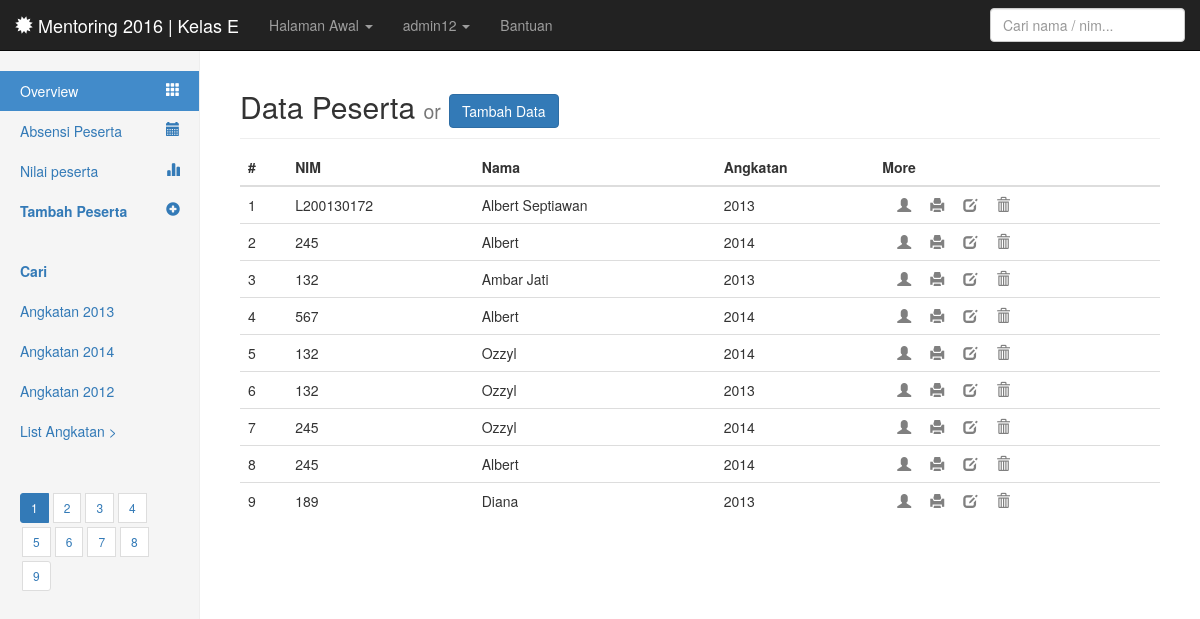
Page /mentoring_apps/front.php?ur=tampil (signed in) on the committed database.
### tables this page shows
CREATE TABLE IF NOT EXISTS `peserta_mentoring` (
  `idPeserta` int(5) NOT NULL,
  `nim` varchar(50) NOT NULL,
  `nama` varchar(50) NOT NULL,
  `kelas` varchar(50) NOT NULL,
  `angkatan` varchar(50) NOT NULL
);

### mentoring_apps/conn/db.php (called while the page is built, shortened)
<?php
class db
{
	function __construct()
	{
		$this->conn=mysql_connect(hostname,username,password) or die("gagal koneksi");
	}
	function BuatQuery($query)
	{
		$this->result=mysql_query($query,$this->conn);
		return $this->result;
	}
	function BuatArray()
	{
		$this->row=mysql_fetch_array($this->result);
		return $this->row;
	}
}
?>

### mentoring_apps/data/tampil.php (the view)
<h2 class="sub-header">Data Peserta <small>or</small> <a href="?ur=tambah" class="btn btn-primary">Tambah Data</a></h2>
<div class="table-responsive">
<table class="table table-hover">
  <thead>
	<tr>
	  <th>#</th>
	  <th>NIM</th>
	  <th>Nama</th>
	  <th>Angkatan</th>
	  <th>More</th>
	</tr>
  </thead>
  <tbody>
	<?php
		$dataPeserta = new db;
		$num=1;
		$dataPeserta->BuatQuery("SELECT * FROM peserta_mentoring");
		while($tampil=$dataPeserta->BuatArray()){
	?>
	<tr>
		  <td><?php echo $num;?></td>
		  <td><?php echo $tampil[nim]; ?></td>
		  <td><?php echo $tampil[nama]; ?></td>
		  <td><?php echo $tampil[angkatan]; ?></td>
		  <td>
			<a href="?ur=detail&detailID=<?php echo $tampil[idPeserta]; ?>" class="more" title="Detail peserta"><span class="glyphicon glyphicon-user"></span></a>
			<a href="#" class="more" title="Cetak Sertifikat"><span class="glyphicon glyphicon-print"></span></a>
			<a href="#" class="more" title="Ubah"><span class="glyphicon glyphicon-edit"></span></a>
			<a href="?ur=hapus&delID=<?php echo $tampil[idPeserta]; ?>" class="more" title="Hapus"><span class="glyphicon glyphicon-trash"></span></a>
		  </td>
		</tr>
	<?php
		$num +=1;
		}
	?>
  </tbody>
</table>
</div>

### mentoring_apps/front.php (shortened to what this page needs)
<?php
	include("conn/db.php");
 ?>
<!DOCTYPE html>
<html lang="en">
<head>
    <link href="../../bs3_dist/css/bootstrap.min.css" rel="stylesheet">
    <link href="dashboard.css" rel="stylesheet">
  </head>
  <body>
	<?php
		if(empty($_SESSION[username]) && empty($_SESSION[passw])){
			echo "<meta http-equiv='refresh' content='0;url=../login.php' />";
		}
		else{
	?>
    <div class="navbar navbar-inverse navbar-fixed-top" role="navigation">
      <div class="container-fluid">
        <div class="navbar-header">
          <a class="navbar-brand" href="#"><i class="glyphicon glyphicon-certificate"></i> Mentoring <?php echo date('Y'); ?> | Kelas E</a>
        </div>
        <div class="navbar-collapse collapse">
          <ul class="nav navbar-nav navbar-left">
            <li class="dropdown">
				<a href="#" class="dropdown-toggle" data-toggle="dropdown">Halaman Awal <b class="caret"></b></a>
			</li>
            <li class="dropdown">
				<a href="#" class="dropdown-toggle" data-toggle="dropdown"><?php echo $_SESSION[username]; ?> <b class="caret"></b></a>
			</li>
            <li><a href="#">Bantuan</a></li>
          </ul>
          <form class="navbar-form navbar-right">
            <input type="text" class="form-control" placeholder="Cari nama / nim...">
          </form>
        </div>
      </div>
    </div>
    <div class="container-fluid">
      <div class="row">
        <div class="col-sm-3 col-md-2 sidebar">
          <ul class="nav nav-sidebar">
            <li class="active"><a href="?ur=tampil"><i class="pull-right glyphicon glyphicon-th"></i> Overview</a></li>
			<li><a href="?ur=absensi"><i class="pull-right glyphicon glyphicon-calendar"></i> Absensi Peserta</a></li>
			<li><a href="?ur=nilai"><i class="pull-right glyphicon glyphicon-stats"></i> Nilai peserta</a></li>
            <li><a href="?ur=tambah"><i class="pull-right glyphicon glyphicon-plus-sign"></i> <strong>Tambah Peserta</strong></a></li>
          </ul>
          <ul class="nav nav-sidebar">
            <li><a href="#"><strong>Cari</strong></a></li>
            <li><a href="#">Angkatan 2013</a></li>
            <li><a href="#">Angkatan 2014</a></li>
            <li><a href="#">Angkatan 2012</a></li>
            <li><a href="#">List Angkatan ></a></li>
          </ul>
		  <ul class="pagination pagination-sm">
		  	<li class="active"><a href="#">1</a></li>
			<?php for($li=2; $li<=9; $li++){ ?>
		  	<li><a href="#"><?php echo $li; ?></a></li>
			<?php }; ?>
		  </ul>
        </div>
        <div class="col-sm-9 col-sm-offset-3 col-md-10 col-md-offset-2 main">
			<?php
				$url = $_GET[ur];
				if(!empty($url)){
					include("data/".$url.".php");
				}else{
					echo("NOT FOUND");
				}
			?>
		</div>
      </div>
    </div>
  <?php }  ?>
  </body>
</html>

### mentoring_apps/dashboard.css (style rules this page uses)
body { padding:0; padding-top: 50px; background-color:#FFF; margin: 0; }
.sub-header { padding-bottom: 10px; border-bottom: 1px solid #eee; }
.sidebar { display: none; }
a.more { padding-left: 15px; color: grey; font-size: 1em; }
ul.pagination > li > a { display: inline-block; margin: 2px; }
@media (min-width: 768px) { .sidebar { position: fixed; top: 51px; bottom: 0; left: 0; z-index: 1000; display: block; padding: 20px; overflow-x: hidden; overflow-y: auto; background-color: #f5f5f5; border-right: 1px solid #eee; } }
.nav-sidebar { margin-right: -21px; margin-bottom: 20px; margin-left: -20px; }
.nav-sidebar > li > a { padding-right: 20px; padding-left: 20px; }
.nav-sidebar > .active > a { color: #fff; background-color: #428bca; }
.main { padding: 20px; }
@media (min-width: 768px) { .main { padding-right: 40px; padding-left: 40px; } }

### rows in the picture
peserta_mentoring: nim "L200130172", nama "Albert Septiawan", angkatan "2013"
peserta_mentoring: nim "245", nama "Albert", angkatan "2014"
peserta_mentoring: nim "132", nama "Ambar Jati", angkatan "2013"
peserta_mentoring: nim "567", nama "Albert", angkatan "2014"
peserta_mentoring: nim "132", nama "Ozzyl", angkatan "2014"
peserta_mentoring: nim "132", nama "Ozzyl", angkatan "2013"
peserta_mentoring: nim "245", nama "Ozzyl", angkatan "2014"
peserta_mentoring: nim "245", nama "Albert", angkatan "2014"
peserta_mentoring: nim "189", nama "Diana", angkatan "2013"

### other values in the picture
$_SESSION[username] "admin12"
